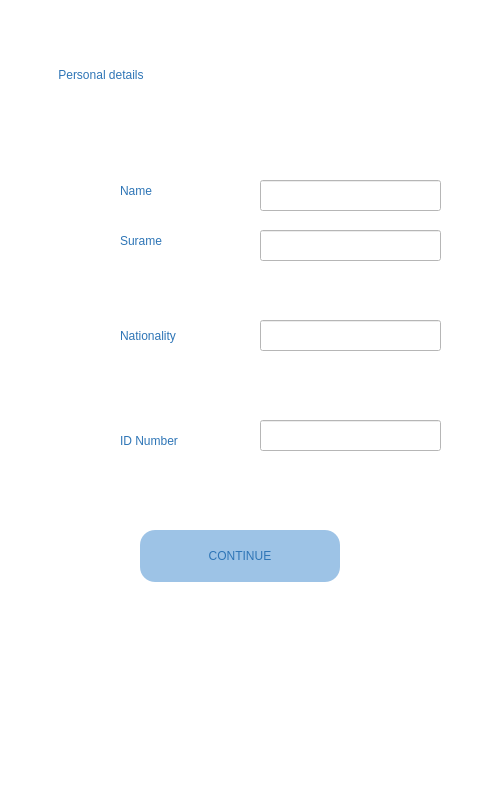
<?xml version="1.0" encoding="UTF-8"?>
<ui version="4.0">
 <class>firstPage</class>
 <widget class="QMainWindow" name="firstPage">
  <property name="geometry">
   <rect>
    <x>0</x>
    <y>0</y>
    <width>480</width>
    <height>800</height>
   </rect>
  </property>
  <property name="windowTitle">
   <string>MainWindow</string>
  </property>
  <property name="styleSheet">
   <string notr="true">background-color: rgb(255, 255, 255);</string>
  </property>
  <property name="iconSize">
   <size>
    <width>70</width>
    <height>70</height>
   </size>
  </property>
  <widget class="QWidget" name="centralwidget">
   <widget class="QLineEdit" name="lineEdit_1">
    <property name="geometry">
     <rect>
      <x>260</x>
      <y>180</y>
      <width>181</width>
      <height>31</height>
     </rect>
    </property>
    <property name="styleSheet">
     <string notr="true"/>
    </property>
    <property name="text">
     <string/>
    </property>
   </widget>
   <widget class="QLabel" name="nationality">
    <property name="geometry">
     <rect>
      <x>40</x>
      <y>310</y>
      <width>61</width>
      <height>61</height>
     </rect>
    </property>
    <property name="text">
     <string/>
    </property>
    <property name="pixmap">
     <pixmap resource="First_page_file.qrc">:/newPrefix/nationality.png</pixmap>
    </property>
    <property name="scaledContents">
     <bool>true</bool>
    </property>
   </widget>
   <widget class="QLabel" name="id">
    <property name="geometry">
     <rect>
      <x>40</x>
      <y>410</y>
      <width>61</width>
      <height>61</height>
     </rect>
    </property>
    <property name="text">
     <string/>
    </property>
    <property name="pixmap">
     <pixmap resource="First_page_file.qrc">:/newPrefix/ID.png</pixmap>
    </property>
    <property name="scaledContents">
     <bool>true</bool>
    </property>
   </widget>
   <widget class="QLabel" name="name">
    <property name="geometry">
     <rect>
      <x>40</x>
      <y>190</y>
      <width>61</width>
      <height>61</height>
     </rect>
    </property>
    <property name="text">
     <string/>
    </property>
    <property name="pixmap">
     <pixmap resource="First_page_file.qrc">:/newPrefix/name.png</pixmap>
    </property>
    <property name="scaledContents">
     <bool>true</bool>
    </property>
   </widget>
   <widget class="QLineEdit" name="lineEdit_2">
    <property name="geometry">
     <rect>
      <x>260</x>
      <y>230</y>
      <width>181</width>
      <height>31</height>
     </rect>
    </property>
    <property name="text">
     <string/>
    </property>
   </widget>
   <widget class="QLineEdit" name="lineEdit_4">
    <property name="geometry">
     <rect>
      <x>260</x>
      <y>320</y>
      <width>181</width>
      <height>31</height>
     </rect>
    </property>
    <property name="text">
     <string/>
    </property>
   </widget>
   <widget class="QLineEdit" name="lineEdit_5">
    <property name="geometry">
     <rect>
      <x>260</x>
      <y>420</y>
      <width>181</width>
      <height>31</height>
     </rect>
    </property>
    <property name="text">
     <string/>
    </property>
   </widget>
   <widget class="QLabel" name="label_2">
    <property name="geometry">
     <rect>
      <x>5</x>
      <y>710</y>
      <width>470</width>
      <height>60</height>
     </rect>
    </property>
    <property name="text">
     <string/>
    </property>
    <property name="pixmap">
     <pixmap resource="First_page_file.qrc">:/newPrefix/nav1.png</pixmap>
    </property>
    <property name="scaledContents">
     <bool>true</bool>
    </property>
   </widget>
   <widget class="QPushButton" name="continue1">
    <property name="geometry">
     <rect>
      <x>140</x>
      <y>530</y>
      <width>200</width>
      <height>52</height>
     </rect>
    </property>
    <property name="styleSheet">
     <string notr="true">background-color: rgb(157, 195, 230);
font: 20pt &quot;Arial Rounded MT Bold&quot;;
border-radius: 15px;
color: rgb(46, 117, 182);


</string>
    </property>
    <property name="text">
     <string>CONTINUE</string>
    </property>
    <property name="autoDefault">
     <bool>false</bool>
    </property>
    <property name="default">
     <bool>true</bool>
    </property>
    <property name="flat">
     <bool>false</bool>
    </property>
   </widget>
   <widget class="QLabel" name="personal_details">
    <property name="geometry">
     <rect>
      <x>55</x>
      <y>45</y>
      <width>361</width>
      <height>60</height>
     </rect>
    </property>
    <property name="styleSheet">
     <string notr="true">background-color: transparent;
font: 38pt &quot;Arial Rounded MT Bold&quot;;
color: rgb(46, 117, 182);
</string>
    </property>
    <property name="text">
     <string> Personal details</string>
    </property>
   </widget>
   <widget class="QLabel" name="name_2">
    <property name="geometry">
     <rect>
      <x>120</x>
      <y>170</y>
      <width>101</width>
      <height>41</height>
     </rect>
    </property>
    <property name="styleSheet">
     <string notr="true">background-color: transparent;
font: 16pt &quot;Arial Rounded MT Bold&quot;;
color: rgb(46, 117, 182);
</string>
    </property>
    <property name="text">
     <string>Name</string>
    </property>
   </widget>
   <widget class="QLabel" name="surname">
    <property name="geometry">
     <rect>
      <x>120</x>
      <y>220</y>
      <width>111</width>
      <height>41</height>
     </rect>
    </property>
    <property name="styleSheet">
     <string notr="true">background-color: transparent;
font: 16pt &quot;Arial Rounded MT Bold&quot;;
color: rgb(46, 117, 182);
</string>
    </property>
    <property name="text">
     <string>Surame</string>
    </property>
   </widget>
   <widget class="QLabel" name="nationality_2">
    <property name="geometry">
     <rect>
      <x>120</x>
      <y>315</y>
      <width>131</width>
      <height>41</height>
     </rect>
    </property>
    <property name="styleSheet">
     <string notr="true">background-color: transparent;
font: 16pt &quot;Arial Rounded MT Bold&quot;;
color: rgb(46, 117, 182);
</string>
    </property>
    <property name="text">
     <string>Nationality</string>
    </property>
   </widget>
   <widget class="QLabel" name="id_2">
    <property name="geometry">
     <rect>
      <x>120</x>
      <y>420</y>
      <width>131</width>
      <height>41</height>
     </rect>
    </property>
    <property name="styleSheet">
     <string notr="true">background-color: transparent;
font: 16pt &quot;Arial Rounded MT Bold&quot;;
color: rgb(46, 117, 182);
</string>
    </property>
    <property name="text">
     <string>ID Number</string>
    </property>
   </widget>
  </widget>
  <widget class="QStatusBar" name="statusbar"/>
 </widget>
 <resources>
  <include location="First_page_file.qrc"/>
 </resources>
 <connections/>
</ui>
